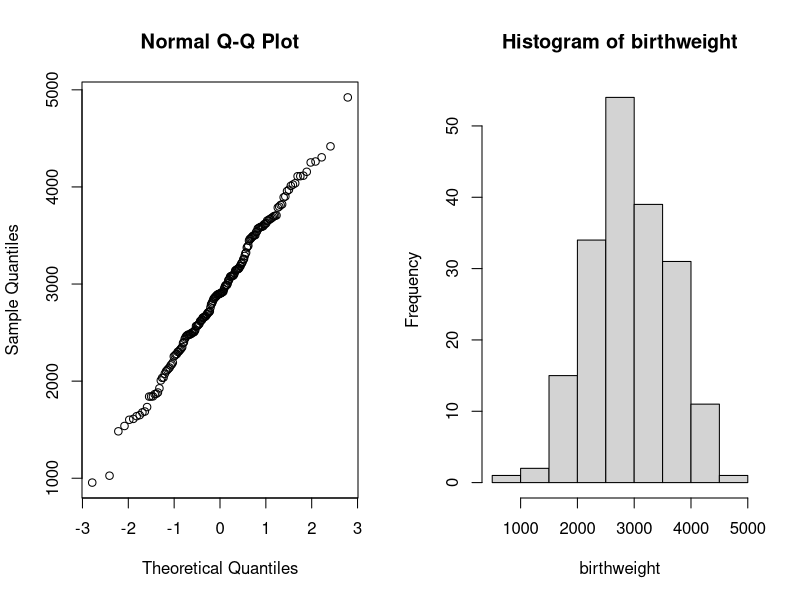
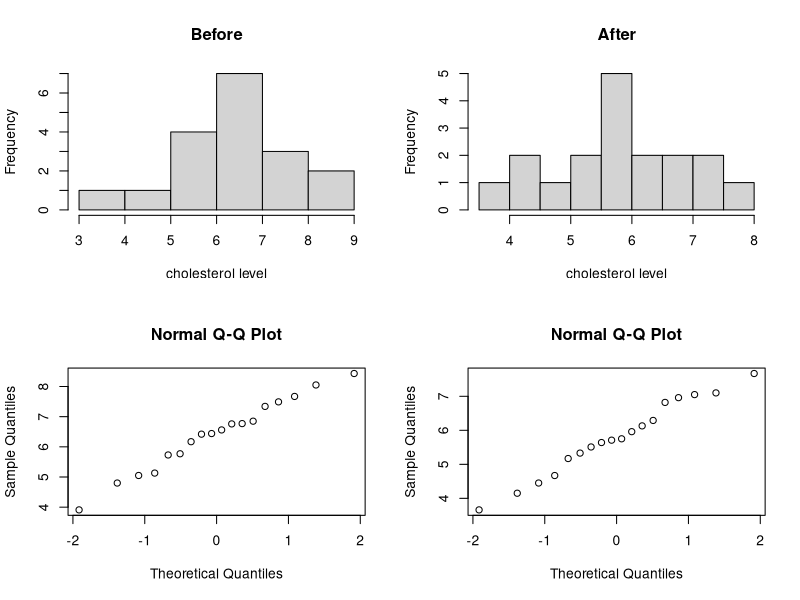
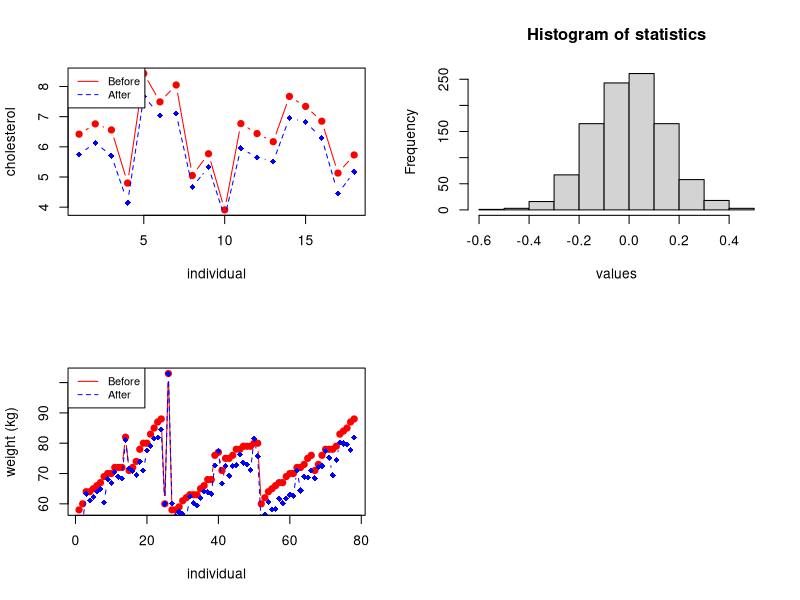
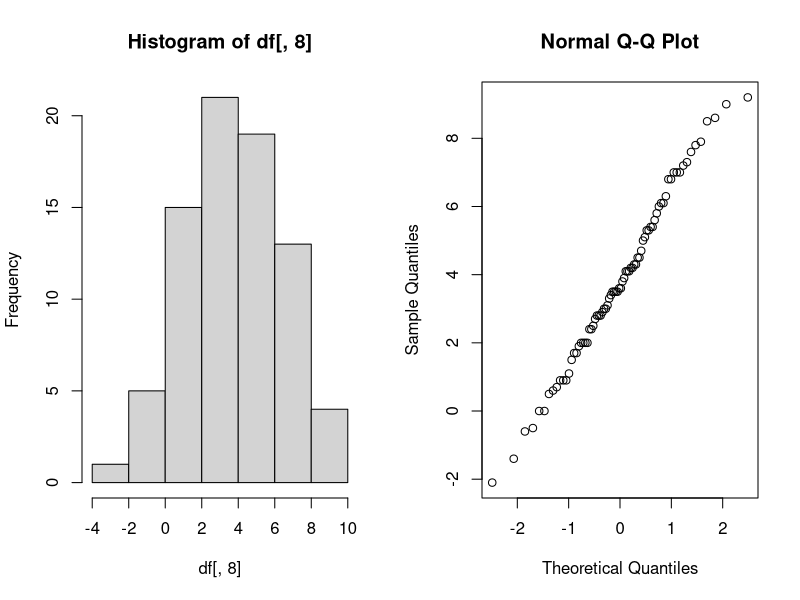
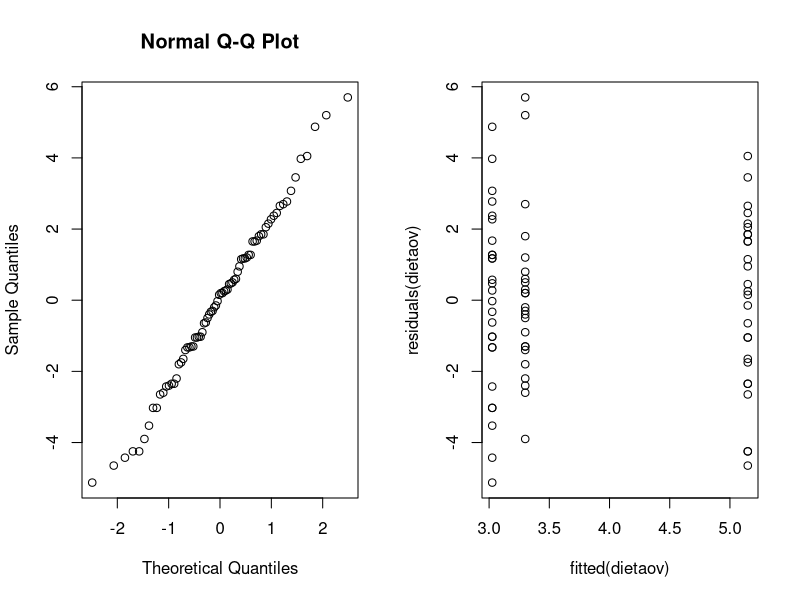
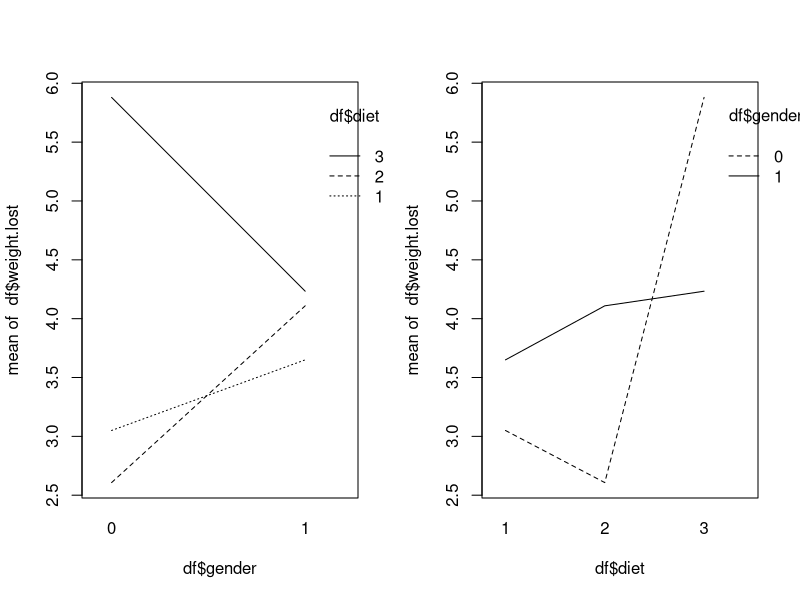
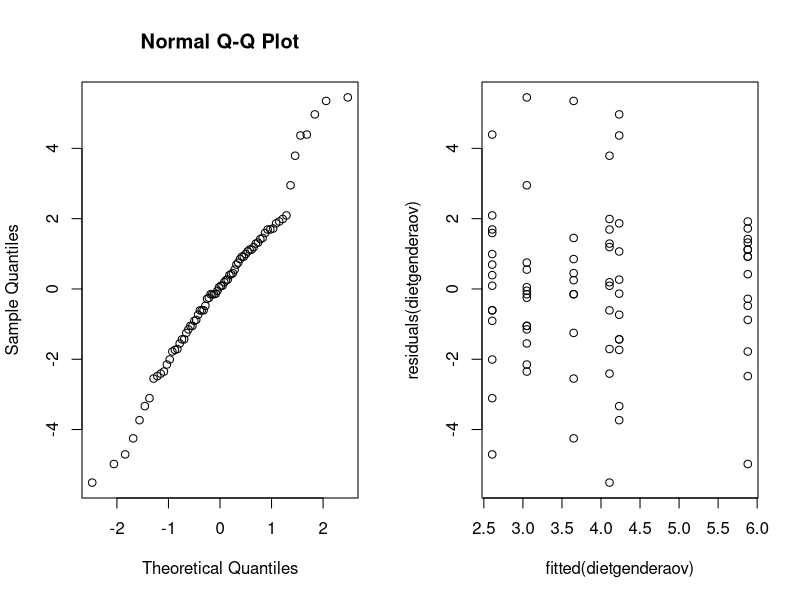
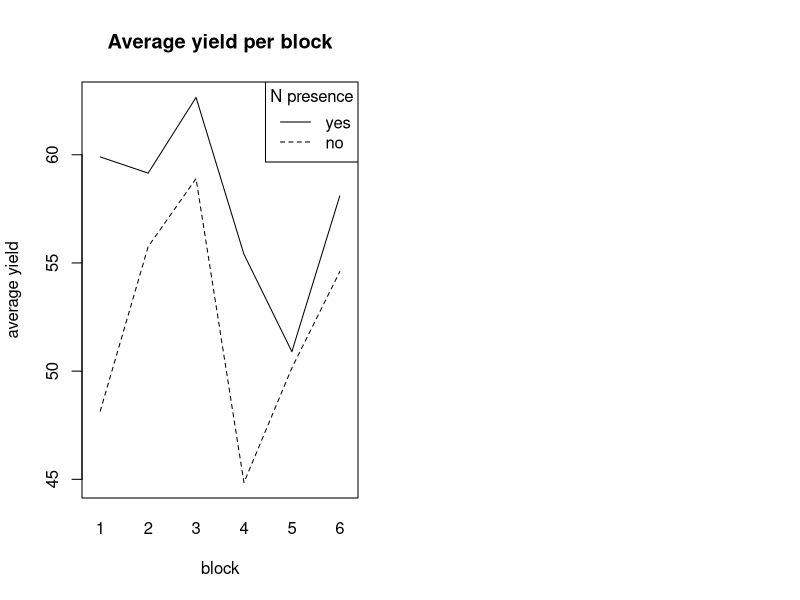

R code for these plots, in order:
## ---- chunk 1
options(digits=3)
## ---- chunk 2
birthweight <- readLines("data/birthweight.txt")
birthweight <- as.double(birthweight[2:length(birthweight)])
birthweight

# print(paste("Amount of observations: ", length(birthweight)))
## ---- chunk 3
birthweight_mean <- mean(birthweight)
print(paste("Mean of the sample: ", birthweight_mean))
## ---- chunk 4
par(mfrow=c(1,2))
qqnorm(y = birthweight)
hist(birthweight)
## ---- chunk 5
t.test(birthweight, conf.level = 0.96)
## ---- chunk 6
B <- 1000
alpha <- 0.04
T_star <- numeric(B)

for(i in 1:B) {
  X_star <- sample(birthweight, replace = TRUE)
  T_star[i] <- mean(X_star)
}

T_star_q2 <- quantile(T_star, alpha/2)
T_star_q98 <- quantile(T_star, 1 - alpha/2)

c(2*birthweight_mean - T_star_q98, 2*birthweight_mean - T_star_q2)
## ---- chunk 7
#sum(T_star<T_star_q2)
## ---- chunk 8
t.test(birthweight, alternative = "greater", mu=2800)
## ---- chunk 9
greater_weight <- as.integer(birthweight > 2800)
binom.test(sum(greater_weight), length(greater_weight), p=0.5, alt="g")
## ---- chunk 10
library(pwr)
#pwr.t.test(n=188,d=NULL,sig.level=0.05,type="one.sample",alternative="greater")

## ---- chunk 11

## ---- chunk 12
prop.test(c(61, 65), c(95, 93))
## ---- chunk 13
df <- as.data.frame(read.table("data/cholesterol.txt", header=TRUE))
head(df)
## ---- chunk 14
par(mfrow=c(2, 2))
hist(df[, 1], main="Before", xlab="cholesterol level")
hist(df[, 2], main="After", xlab="cholesterol level")
qqnorm(df[, 1])
qqnorm(df[, 2])
## ---- chunk 15
shapiro.test(df[, 1])
shapiro.test(df[, 2])
## ---- chunk 16
# Create a first line
plot(1:length(df[, 1]), df[, 1], type = "b", pch=19, col = "red", xlab = "individual", ylab = "cholesterol")
lines(1:length(df[, 2]), df[, 2], pch=18, col = "blue", type = "b", lty=2)
legend("topleft", legend=c("Before", "After"), col=c("red", "blue"), lty = 1:2, cex=0.8)
## ---- chunk 17
cor.test(df[, 1], df[, 2], method="pearson")
## ---- chunk 18
t.test(df[, 1], df[, 2], paired=2)
## ---- chunk 19
diff_mean <- function(x, y) {
  return(mean(x-y))
}

stats <- diff_mean(df[, 1], df[, 2])

B <- 1000
t_star <- numeric(B)

for (i in 1:B) {
  diff_star <- t(apply(cbind(df[, 1], df[, 2]), 1, sample))
  t_star[i] <- diff_mean(diff_star[, 1], diff_star[, 2])
}

hist(t_star, main="Histogram of statistics", xlab="values")
lines(rep(stats, 2), c(0, 50), col="red", lwd=2)
## ---- chunk 20
# calculating p-value
pl <- sum(t_star < stats) / B
pr <- sum(t_star > stats) / B

p <- 2*min(pl, pr)
print(paste("P-value =", p))
## ---- chunk 21
mu <- mean(df[, 2])
s <- sd(df[, 2])
print(paste("mu =", mu, "s =", s))
## ---- chunk 22
theta_hat <- 2*mu - 3
print(paste("theta_hat =", theta_hat))
## ---- chunk 23
alpha <- 0.05

n <- length(df[, 2])
t_alpha <- qt(1 - alpha/2, df=n)
theta_l <- theta_hat - t_alpha*s/sqrt(n)
theta_r <- theta_hat + t_alpha*s/sqrt(n)

print(paste0("95% confidence interval: [", theta_l,", ", theta_r, "]"))
## ---- chunk 24
t <- max(df[, 2]); n <- length(df[, 2])

for (theta in 3:12) {
  B <- 1000
  t_star <- numeric(B)
  
  for (i in 1:B) {
    x_star <- runif(n, min = 3, max = theta)
    t_star[i] <- max(x_star)
  }
  
  pl <- sum(t_star < t)/B
  pr <- sum(t_star > t)/B
  
  p <- 2* min(pl, pr)
  print(paste("Theta =", theta, ", ", p, "KS = "))
}
## ---- chunk 25
ks.test(df[, 2], runif(100000, min = 3, max = 8))
## ---- chunk 26
less_chol <- as.integer(df[, 2] < 6)
binom.test(sum(less_chol), length(less_chol), p=0.5, alt="g")
## ---- chunk 27
less_chol <- as.integer(df[, 2] < 4.5)
binom.test(sum(less_chol),length(less_chol),p=0.25, alt="l")
## ---- chunk 28
df <- as.data.frame(read.table("data/diet.txt", header=TRUE))
df["weight.lost"] <- df["preweight"] - df["weight6weeks"]
head(df)
## ---- chunk 29
plot(1:length(df[,5]), df[,5], type = "b", pch=19, col = "red", xlab = "individual", ylab = "weight (kg)")
lines(1:length(df[,7]), df[,7], pch=18, col = "blue", type = "b", lty=2)
legend("topleft", legend=c("Before", "After"), col=c("red", "blue"), lty = 1:2, cex=0.8)
## ---- chunk 30
t.test(df[,5], df[,7], paired=TRUE)
## ---- chunk 31
par(mfrow=c(1, 2))
hist(df[,8])
qqnorm(df[,8])
## ---- chunk 32
shapiro.test(df[,8])
## ---- chunk 33
df$diet <- as.factor(df$diet)
dietaov=lm(weight.lost~diet,data=df)
anova(dietaov)
summary(dietaov)
## ---- chunk 34
# Checking assumptions
qqnorm(residuals(dietaov))
plot(fitted(dietaov), residuals(dietaov))
## ---- chunk 35
kruskal.test(df$weight.lost, df$diet)
## ---- chunk 36
df$gender <- as.factor(df$gender)
dietgenderaov <- lm(weight.lost~gender*diet,data=df)
anova(dietgenderaov)
## ---- chunk 37
summary(dietgenderaov)
## ---- chunk 38
par(mfrow=c(1, 2))
interaction.plot(df$gender, df$diet, df$weight.lost)
interaction.plot(df$diet, df$gender, df$weight.lost)
## ---- chunk 39
genderaov <- lm(weight.lost~gender,data=df)
anova(genderaov)
summary(genderaov)
## ---- chunk 40
# Checking assumptions
par(mfrow=c(1, 2))
qqnorm(residuals(dietgenderaov))
plot(fitted(dietgenderaov), residuals(dietgenderaov))
## ---- chunk 41
print(paste('Diet 1:', dietaov$coefficients[1]))
print(paste('Diet 2:', dietaov$coefficients[1] + dietaov$coefficients[2]))
print(paste('Diet 3:', dietaov$coefficients[1] + dietaov$coefficients[3]))
## ---- chunk 42
require("MASS")
## ---- chunk 43
B <- 6; P <- 4; T <- 3

process <- c()
for (i in 1:B) {
  block <- c()
  for (tr in 1:T) {
    block <- cbind(block, as.numeric(sample(1:P) > 2))
  }
  process <- rbind(process, block)
}

process <- t(process)
rownames(process) <- c("N", "P", "K")
colnames(process) <- paste0(rep(1:6, each=4), paste0(".", rep(1:4, 6)))
process
## ---- chunk 44
interaction.plot(npk$block, npk$N, npk$yield, ylab='average yield', xlab='block', main='Average yield per block', legend=FALSE)
legend("topright", c("yes", "no"), title="N presence", lwd=1, lty=c(1, 2))
## ---- chunk 45
n_block_lm <- lm(yield~block*N, data=npk)
anova(n_block_lm)
## ---- chunk 46
summary(n_block_lm)
## ---- chunk 47
lm <- lm(yield~block+N, data=npk)
anova(lm)
## ---- chunk 48
par(mfrow=c(1, 2))
qqnorm(residuals(lm))
plot(fitted(lm), residuals(lm))
## ---- chunk 49
npklm1 <- lm(yield~P + K + block*N, data=npk)
npklm2 <- lm(yield~N + K + block*P, data=npk)
npklm3 <- lm(yield~N + P + block*K, data=npk)
npklm4 <- lm(yield~block + N + P + K, data=npk)
npklm5 <- lm(yield~N + P + K, data=npk)
## ---- chunk 50
print('Y ~ P + K + block*N')
anova(npklm1)
## ---- chunk 51
print('Y ~ N + K + block*P')
anova(npklm2)
## ---- chunk 52
print('Y ~ N + P + block*K')
anova(npklm3)
## ---- chunk 53
print('Y ~ block + N + P + K')
anova(npklm4)
## ---- chunk 54
npklm5 <- lm(yield~block + N + K, data=npk)
anova(npklm5)
## ---- chunk 55
par(mfrow=c(1, 2))
qqnorm(residuals(npklm4))
plot(fitted(npklm4), residuals(npklm4))
## ---- chunk 56
par(mfrow=c(1, 2))
qqnorm(residuals(npklm5))
plot(fitted(npklm5), residuals(npklm5))
## ---- chunk 57
require(lme4)
npklmer <- lmer(yield~N+(1|block), REML=FALSE, data=npk)
npklmer1 <- lmer(yield~(1|block), REML=FALSE, data=npk)
anova(npklmer1, npklmer)
